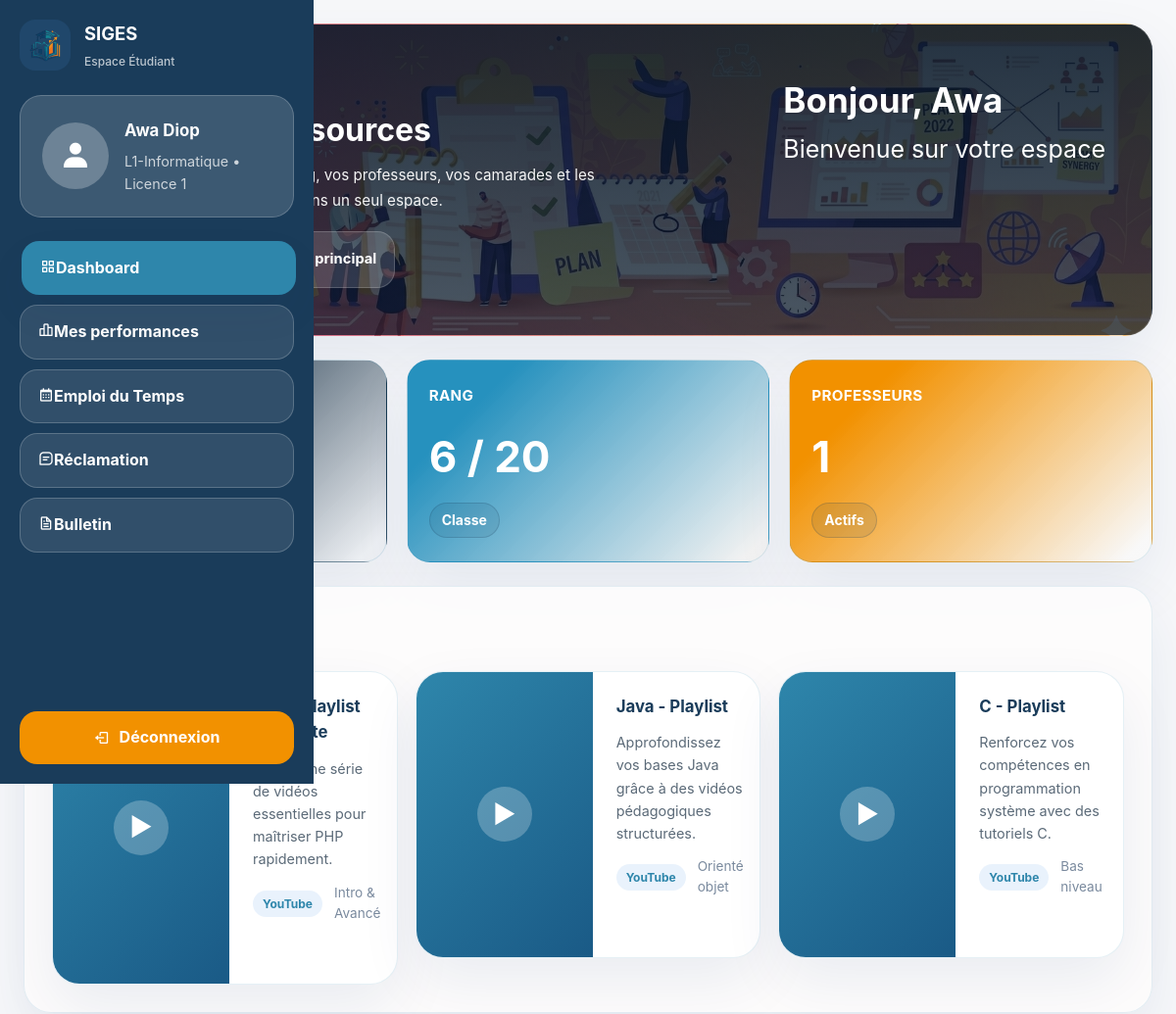
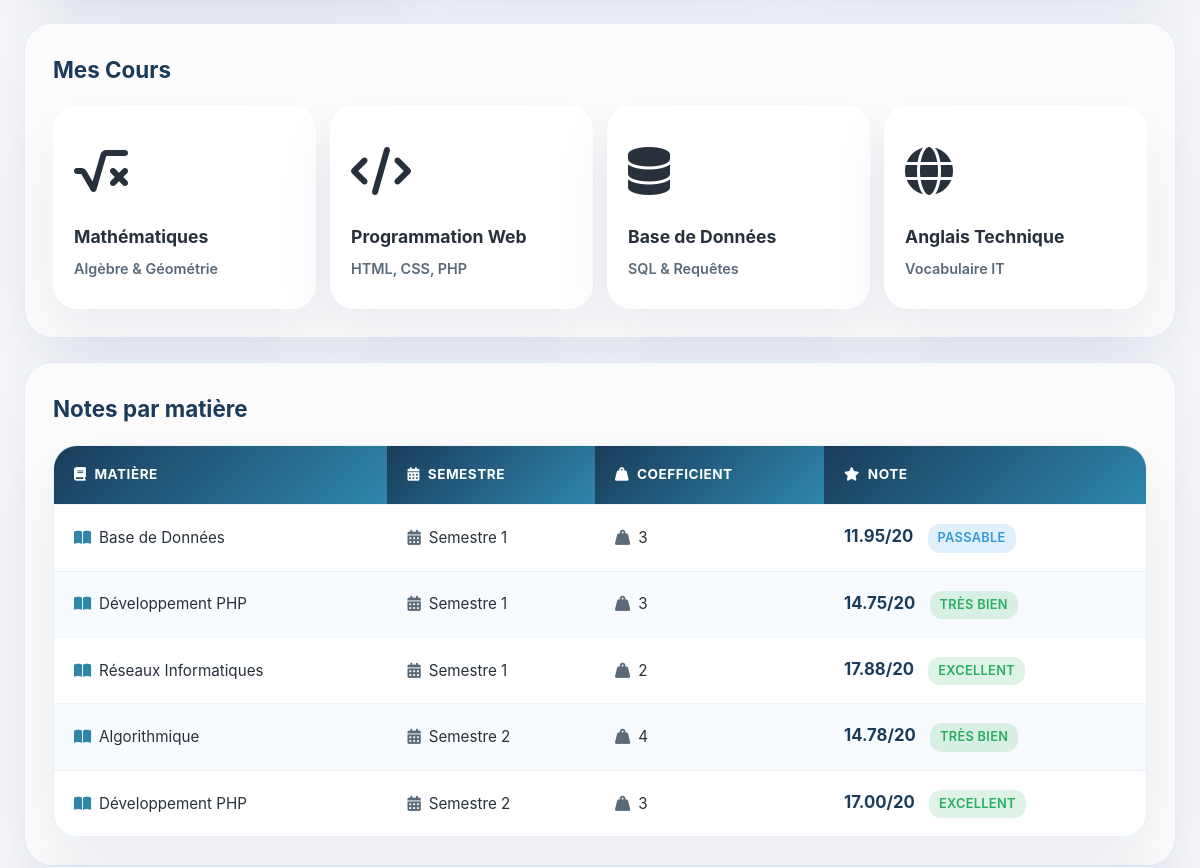
Before: /views/etudiant/dashboard.php (signed in, upper part) with the older database file (2 pictures, top to bottom).
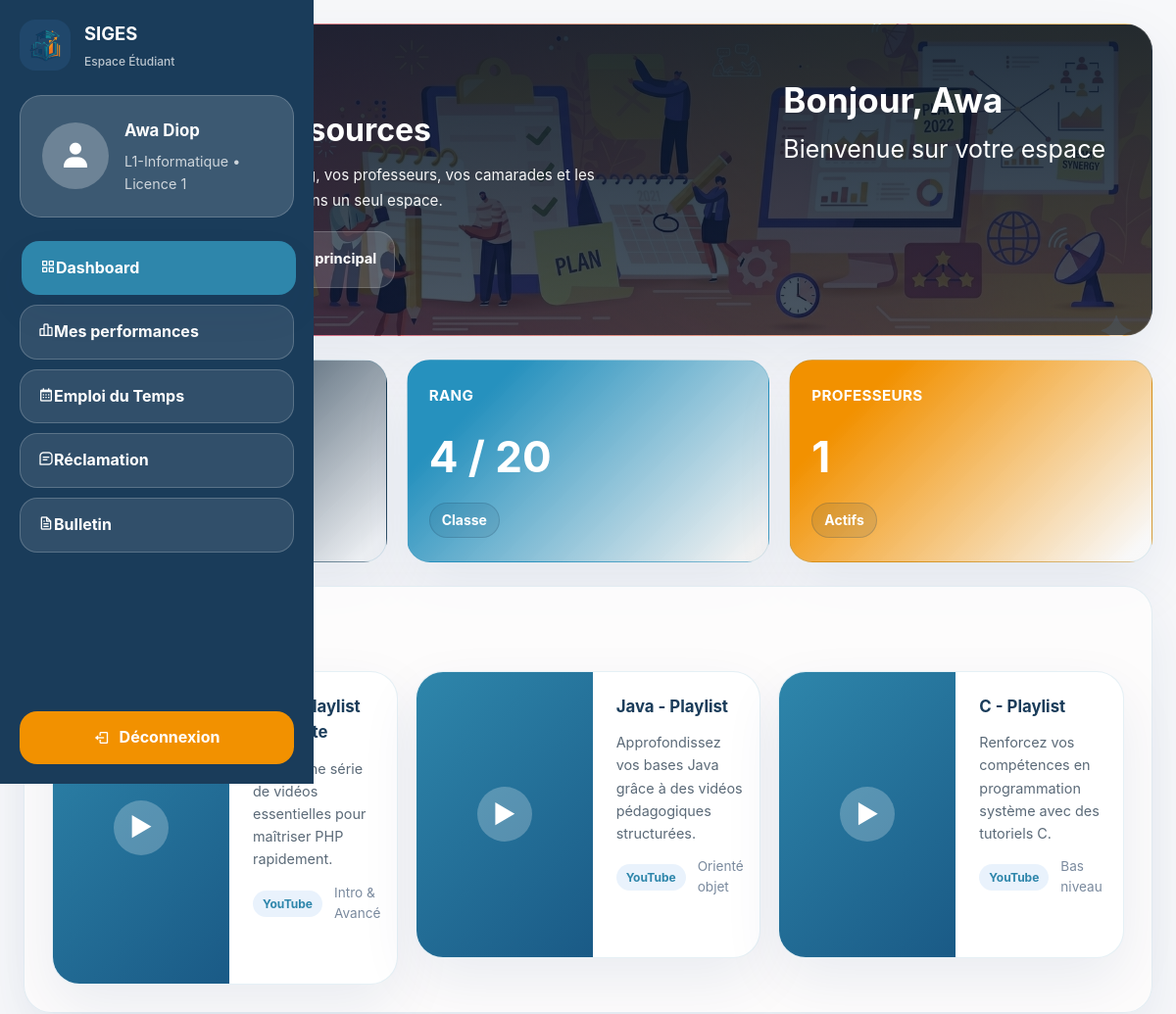
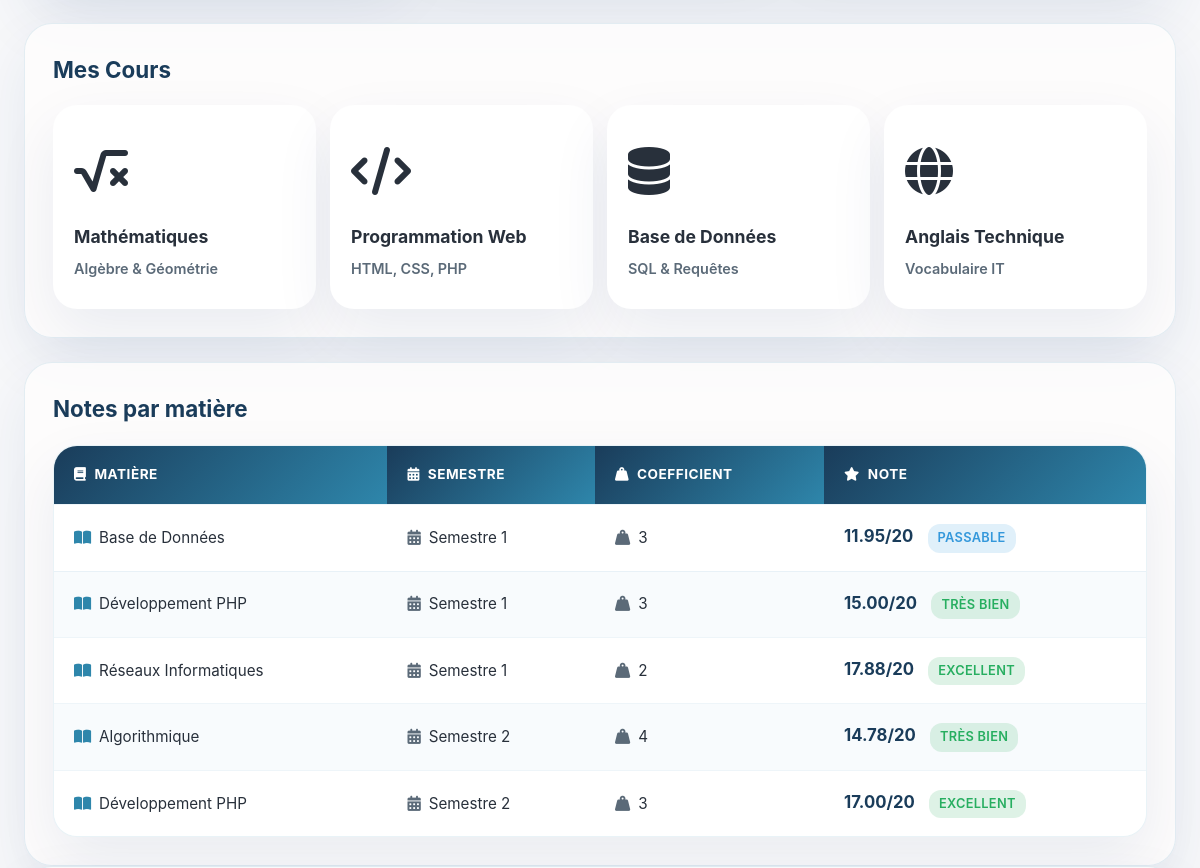
After: the same page with the newer database file (2 pictures, top to bottom).
### tables this page shows
CREATE TABLE `effectue` (
  `id_Etudiant` int(11) NOT NULL,
  `Id_Evaluation` int(11) NOT NULL,
  `note` decimal(5,2) DEFAULT NULL
);

CREATE TABLE `matiere` (
  `Id_Matiere` int(11) NOT NULL,
  `libelle` varchar(100) NOT NULL,
  `coefficient` int(11) NOT NULL
);

CREATE TABLE `evaluation` (
  `Id_Evaluation` int(11) NOT NULL,
  `date_eval` date NOT NULL,
  `semestre` int(11) NOT NULL,
  `Id_Matiere` int(11) NOT NULL,
  `Id_Professeur` int(11) NOT NULL
);

### models/Student.php (called while the page is built, shortened)
<?php
class Student {
    private $conn;
    private $table_name = "etudiant";
    public function __construct($db) {
        $this->conn = $db;
    }
    public function getProfileByLogin($login) {
        $query = "SELECT e.*, c.libelle as nom_classe, c.niveau
                  FROM " . $this->table_name . " e
                  JOIN classe c ON e.Id_Classe = c.Id_Classe
                  WHERE e.login = :login";
        $stmt = $this->conn->prepare($query);
        $stmt->bindParam(':login', $login);
        $stmt->execute();
        return $stmt->fetch(PDO::FETCH_ASSOC);
    }
}
?>

### models/Grade.php (called while the page is built, shortened)
<?php
class Grade {
    private $conn;
    public function __construct($db) {
        $this->conn = $db;
    }
    public function getStudentGrades($id_etudiant) {
        $query = "SELECT ev.Id_Evaluation, m.libelle as matiere, m.coefficient, eff.note, ev.semestre
                  FROM effectue eff
                  JOIN evaluation ev ON eff.Id_Evaluation = ev.Id_Evaluation
                  JOIN matiere m ON ev.Id_Matiere = m.Id_Matiere
                  WHERE eff.id_Etudiant = :id
                  ORDER BY ev.semestre ASC, m.libelle ASC";
        $stmt = $this->conn->prepare($query);
        $stmt->bindParam(':id', $id_etudiant);
        $stmt->execute();
        return $stmt->fetchAll(PDO::FETCH_ASSOC);
    }
    public function getRankingByClasse($id_classe) {
        $query = "SELECT e.id_Etudiant, e.nom, e.prenom,
                         COALESCE(SUM(eff.note * m.coefficient) / NULLIF(SUM(m.coefficient), 0), 0) as moyenne_gen
                  FROM etudiant e
                  LEFT JOIN effectue eff ON e.id_Etudiant = eff.id_Etudiant
                  LEFT JOIN evaluation ev ON eff.Id_Evaluation = ev.Id_Evaluation
                  LEFT JOIN matiere m ON ev.Id_Matiere = m.Id_Matiere
                  WHERE e.Id_Classe = :id_classe
                  GROUP BY e.id_Etudiant
                  ORDER BY moyenne_gen DESC";
        $stmt = $this->conn->prepare($query);
        $stmt->execute(['id_classe' => $id_classe]);
        return $stmt->fetchAll(PDO::FETCH_ASSOC);
    }
}
?>

### views/etudiant/dashboard.php (the view, shortened to what the changed rows need)
<?php
require_once '../../models/Student.php';
require_once '../../models/Grade.php';
$database = new Database();
$db = $database->getConnection();
$studentModel = new Student($db);
$gradeModel = new Grade($db);
$studentData = $studentModel->getProfileByLogin($_SESSION['user_login']);
$id_etudiant = $studentData['id_Etudiant'];
$id_classe = $studentData['Id_Classe'];
$grades = $gradeModel->getStudentGrades($id_etudiant);
$classement = $gradeModel->getRankingByClasse($id_classe);
$rang = 0;
foreach ($classement as $index => $row) {
    if ($row['id_Etudiant'] == $id_etudiant) {
        $rang = $index + 1;
        break;
    }
}
?>
<!DOCTYPE html>
<html lang="fr">
<head>
    <link rel="stylesheet" href="https://cdn.jsdelivr.net/npm/boxicons@2.1.4/css/boxicons.min.css">
    <link rel="stylesheet" href="../../assets/css/style.css">
     <link rel="stylesheet" href="https://cdnjs.cloudflare.com/ajax/libs/font-awesome/6.5.0/css/all.min.css">
</head>
<body>
    <div class="student-shell">
        <aside class="student-sidebar">
            <div class="profile-box">
                <div class="profile-info">
                    <h2><?= htmlspecialchars($studentData['prenom'] . ' ' . $studentData['nom']) ?></h2>
                </div>
            </div>
        </aside>
        <main class="student-main">
            <section class="page-header page-header-dashboard">
                <div>
                    <h1>Mes notes et ressources</h1>
                </div>
            </section>
            <section class="stats-grid">
                <article class="stat-card" style="background: linear-gradient(135deg, #2691be 20%, rgba(241, 241, 241, 0.95) 95%);">
                    <h3  style="color: white;">Rang</h3>
                    <p class="stat-value"  style="color: white;"><?= $rang ?> / <?= count($classement) ?></p>
                    <span class="video-meta badge"  style="color: white;">Classe</span>
                </article>
            </section>
            <section class="section-block">
                <div class="section-title-row">
                    <h2>Ressources vidéo</h2>
                </div>
            </section>
          <section class="section-block">
    <h2>Mes Cours</h2>
</section>
            <section class="data-grid">
                <div class="section-block">
                    <h2>Notes par matière</h2>
                    <div class="table-card">
                        <table>
                            <thead>
                                <tr>
                                    <th><i class="fas fa-book" style="margin-right: 8px;"></i>Matière</th>
                                    <th><i class="fas fa-calendar-alt" style="margin-right: 8px;"></i>Semestre</th>
                                    <th><i class="fas fa-weight-hanging" style="margin-right: 8px;"></i>Coefficient</th>
                                    <th><i class="fas fa-star" style="margin-right: 8px;"></i>Note</th>
                                </tr>
                            </thead>
                            <tbody>
                                <?php if (count($grades) > 0): ?>
                                    <?php foreach ($grades as $g): ?>
                                        <?php
                                        $note = floatval($g['note']);
                                        $status = '';
                                        $badgeClass = '';
                                        if ($note >= 16) {
                                            $status = 'Excellent';
                                            $badgeClass = 'badge-success';
                                        } elseif ($note >= 14) {
                                            $status = 'Très Bien';
                                            $badgeClass = 'badge-success';
                                        } elseif ($note >= 12) {
                                            $status = 'Bien';
                                            $badgeClass = 'badge-warning';
                                        } elseif ($note >= 10) {
                                            $status = 'Passable';
                                            $badgeClass = 'badge-warning';
                                        } else {
                                            $status = 'Insuffisant';
                                            $badgeClass = 'badge-danger';
                                        }
                                        ?>
                                        <tr>
                                            <td><i class="fas fa-book-open" style="margin-right: 8px; color: var(--secondary);"></i><?= htmlspecialchars($g['matiere']) ?></td>
                                            <td><i class="fas fa-calendar-alt" style="margin-right: 8px; color: var(--text-light);"></i>Semestre <?= $g['semestre'] ?></td>
                                            <td><i class="fas fa-weight-hanging" style="margin-right: 8px; color: var(--text-light);"></i><?= $g['coefficient'] ?></td>
                                            <td>
                                                <strong style="font-size: 1.1em;"><?= $g['note'] ?>/20</strong>
                                                <span class="badge <?= $badgeClass ?>" style="margin-left: 10px;"><?= $status ?></span>
                                            </td>
                                        </tr>
                                    <?php endforeach; ?>
                                <?php endif; ?>
                            </tbody>
                        </table>
                    </div>
                </div>
            </section>
        </main>
    </div>
</body>
</html>

Changed rows visible on the page:
changed effectue (number 2 of 5 on the later page): note "14.75" → "15.00"
Other visible differences:
$rang: "6" → "4"
